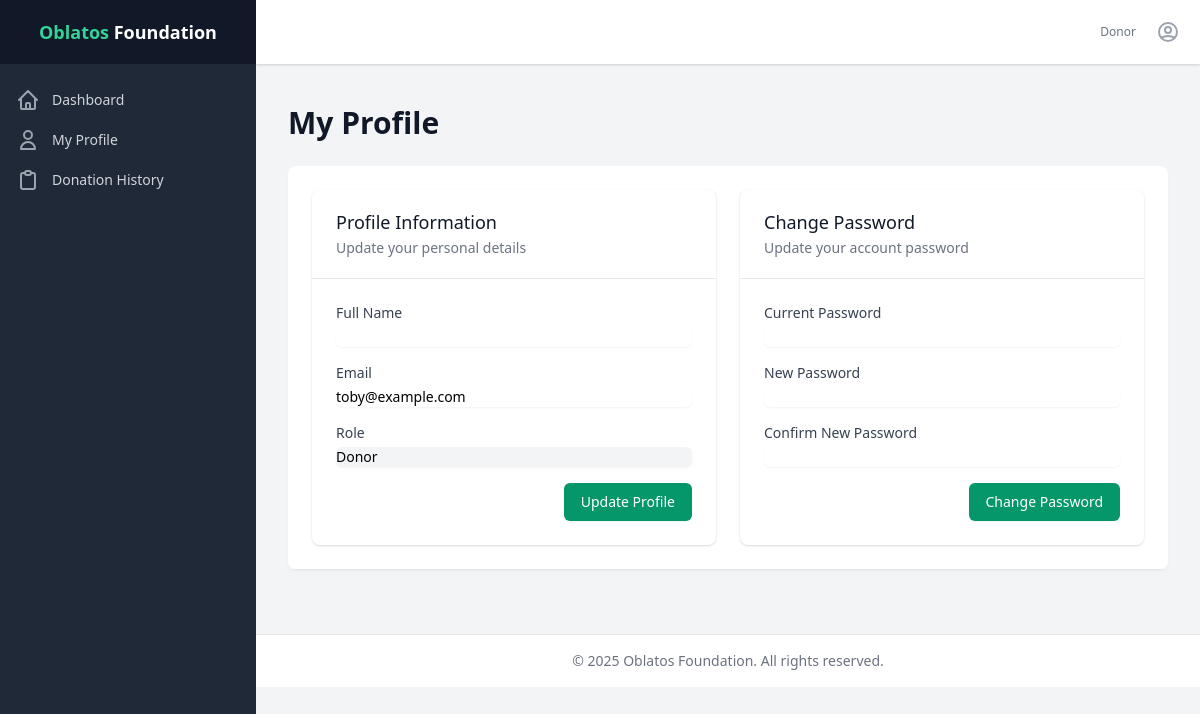
Page /donor/profile.php (signed in) on the earlier database version.
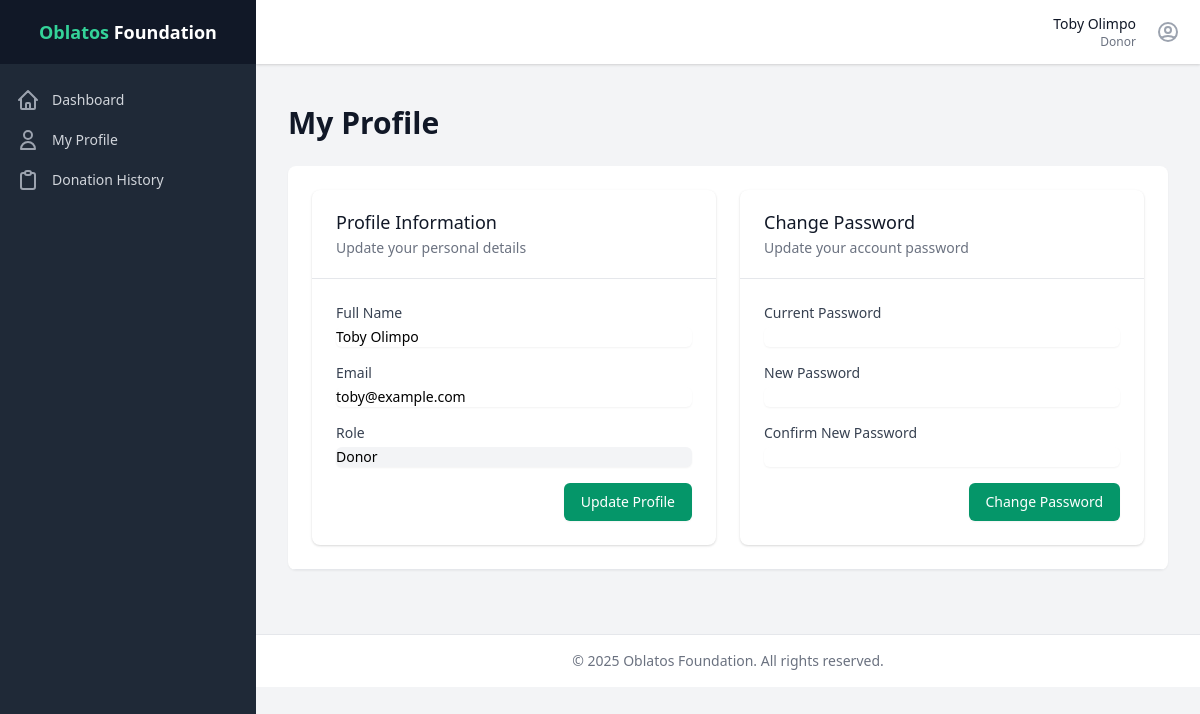
Same page on the later database version.
### tables this page shows
CREATE TABLE `users` (
  `id` int(11) NOT NULL AUTO_INCREMENT,
  `uuid` varchar(36) NOT NULL,
  `username` varchar(50) NOT NULL,
  `email` varchar(100) NOT NULL,
  `password` varchar(255) NOT NULL,
  `created_at` timestamp NOT NULL DEFAULT current_timestamp(),
  PRIMARY KEY (`id`),
  UNIQUE KEY `username` (`username`),
  UNIQUE KEY `email` (`email`),
  UNIQUE KEY `uuid` (`uuid`)
);

CREATE TABLE `user_profiles` (
  `user_id` int(11) NOT NULL,
  `full_name` varchar(100) NOT NULL,
  `display_name` varchar(255) DEFAULT NULL,
  `status` enum('active','inactive') NOT NULL DEFAULT 'active',
  PRIMARY KEY (`user_id`),
  CONSTRAINT `user_profiles_ibfk_1` FOREIGN KEY (`user_id`) REFERENCES `users` (`id`) ON DELETE CASCADE
);

### models/User.php (called while the page is built, shortened)
<?php
class User {
    private $db;
    private $table_name = "users";
    public $id;
    public function __construct($db) {
        $this->db = $db;
    }
    public function read_one() {
        try {
            $query = "SELECT u.id, u.uuid, u.username, u.email, u.password, u.created_at,
                             up.full_name, up.display_name, up.status,
                             GROUP_CONCAT(r.name) as roles
                      FROM " . $this->table_name . " u
                      LEFT JOIN user_profiles up ON u.id = up.user_id
                      LEFT JOIN user_roles ur ON u.id = ur.user_id
                      LEFT JOIN roles r ON ur.role_id = r.id
                      WHERE u.id = :id
                      GROUP BY u.id
                      LIMIT 0,1";
            $stmt = $this->db->prepare($query);
            $stmt->bindParam(":id", $this->id);
            $stmt->execute();
            if ($stmt->rowCount() > 0) {
                $row = $stmt->fetch(PDO::FETCH_ASSOC);
                $this->id = $row['id'];
                $this->email = $row['email'];
                $this->full_name = $row['full_name'];
                return true;
            }
            return false;
        } catch (PDOException $e) {
            $query = "SELECT id, uuid, username, full_name, email, password, role, status, created_at
                      FROM " . $this->table_name . "
                      WHERE id = :id
                      LIMIT 0,1";
            $stmt = $this->db->prepare($query);
            $stmt->bindParam(":id", $this->id);
            $stmt->execute();
            if ($stmt->rowCount() > 0) {
                $row = $stmt->fetch(PDO::FETCH_ASSOC);
                $this->id = $row['id'];
                $this->uuid = $row['uuid'];
                $this->username = $row['username'];
                $this->full_name = $row['full_name'];
                $this->email = $row['email'];
                $this->password = $row['password'];
                $this->role = $row['role'];
                $this->status = $row['status'] ?? 'active';
                $this->created_at = $row['created_at'];
                $this->roles = [$row['role']];
                return true;
            }
            return false;
        }
    }
}
?>

### config/config.php (called while the page is built, shortened)
<?php
function isLoggedIn() {
    return isset($_SESSION['user_id']);
}
?>

### donor/profile.php (the view, shortened to what the changed rows need)
<?php
require_once '../config/config.php';
require_once '../models/User.php';
require_once '../includes/header.php';
$database = new Database();
$db = $database->getConnection();
$user = new User($db);
$user->id = $_SESSION['user_id'];
$user->read_one();
?>
<div class="py-10">
    <header>
        <div class="max-w-7xl mx-auto px-4 sm:px-6 lg:px-8">
            <h1 class="text-3xl font-bold leading-tight text-gray-900">My Profile</h1>
        </div>
    </header>
    <main>
        <div class="max-w-7xl mx-auto sm:px-6 lg:px-8">
            <div class="px-4 py-6 sm:px-0">
                <div class="bg-white overflow-hidden shadow-sm sm:rounded-lg">
                    <div class="p-6 border-b border-gray-200">
                        <div class="grid grid-cols-1 md:grid-cols-2 gap-6">
                            <div class="bg-white shadow overflow-hidden sm:rounded-lg">
                                <div class="border-t border-gray-200">
                                    <form method="POST" class="p-6">
                                        <div class="mb-4">
                                            <label for="full_name" class="block text-sm font-medium text-gray-700">Full Name</label>
                                            <input type="text" name="full_name" id="full_name"
                                                class="mt-1 focus:ring-green-500 focus:border-green-500 block w-full shadow-sm sm:text-sm border-gray-300 rounded-md"
                                                value="<?php echo htmlspecialchars($user->full_name); ?>" required>
                                        </div>
                                        <div class="mb-4">
                                            <label for="email" class="block text-sm font-medium text-gray-700">Email</label>
                                            <input type="email" name="email" id="email"
                                                class="mt-1 focus:ring-green-500 focus:border-green-500 block w-full shadow-sm sm:text-sm border-gray-300 rounded-md"
                                                value="<?php echo htmlspecialchars($user->email); ?>" required>
                                        </div>
                                    </form>
                                </div>
                            </div>
                        </div>
                    </div>
                </div>
            </div>
        </div>
    </main>
</div>
<?php include_once '../includes/footer.php'; ?>

### includes/header.php (shortened to what the changed rows need)
<!DOCTYPE html>
<html lang="en">
<head>
    <link href="https://cdn.jsdelivr.net/npm/tailwindcss@2.2.19/dist/tailwind.min.css" rel="stylesheet">
    <link rel="stylesheet" href="<?php echo APP_URL; ?>/assets/css/style.css">
</head>
<body class="bg-gray-100 font-sans">
    <div class="flex h-screen overflow-hidden">
        <div class="flex flex-col flex-1 w-0 overflow-hidden">
            <?php if (isLoggedIn()): ?>
            <div class="relative z-10 flex-shrink-0 flex h-16 bg-white shadow">
                <div class="flex-1 px-4 flex justify-between">
                    <div class="flex-1 flex items-center">
                    </div>
                    <div class="ml-4 flex items-center md:ml-6">
                        <div class="ml-3 relative">
                            <div class="flex items-center">
                                <div class="text-right mr-4">
                                    <p class="text-sm font-medium text-gray-900"><?php echo $_SESSION['name'] ?? ''; ?></p>
                                    <p class="text-xs text-gray-500"><?php echo ucfirst($_SESSION['role'] ?? ''); ?></p>
                                </div>
                                <button class="p-1 rounded-full text-gray-400 hover:text-gray-500 focus:outline-none" id="user-menu-button">
                                </button>
                            </div>
                        </div>
                    </div>
                </div>
            </div>
            <?php endif; ?>

Differences in the rows shown:
no longer on this page (row edited): users: email "toby@example.com"
added user_profiles: full_name "Toby Olimpo", email "toby@example.com"
Other differences:
$_SESSION['name']: (not shown) → "Toby Olimpo"
